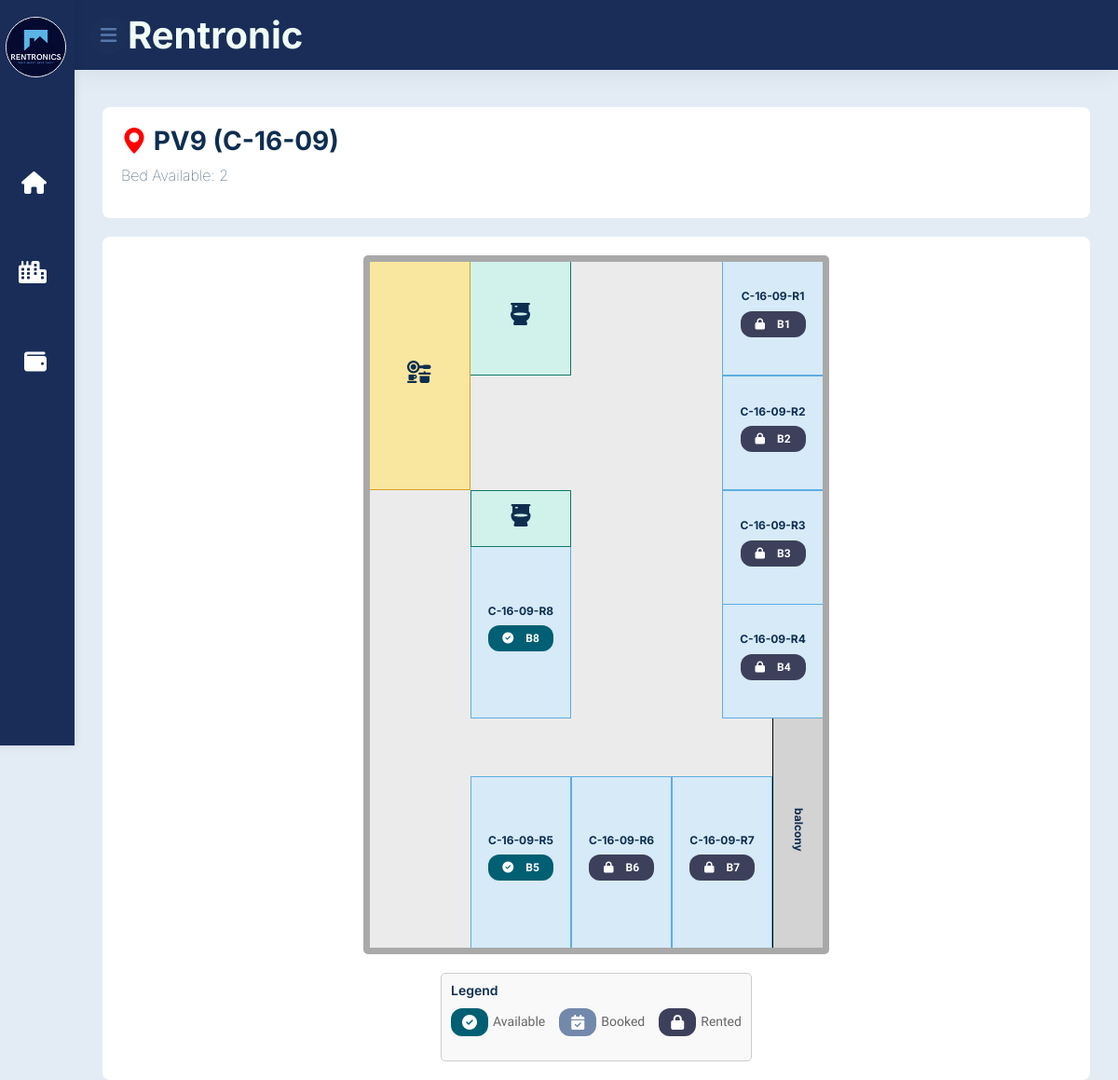
/module-property/floorplan/pv9-c-16-9.php?propertyID=1&unitID=U1002 (signed in), run on the app's committed database.
### tables this page shows
CREATE TABLE `property` (
  `PropertyID` varchar(6) NOT NULL,
  `PropertyName` varchar(255) NOT NULL,
  `PropertyType` varchar(255) NOT NULL,
  `Location` varchar(255) NOT NULL,
  `Maps` varchar(255) DEFAULT NULL,
  `PropertyStatus` varchar(50) DEFAULT 'Active',
  `CreatedAt` datetime DEFAULT CURRENT_TIMESTAMP,
  `UpdatedAt` datetime DEFAULT CURRENT_TIMESTAMP ON UPDATE CURRENT_TIMESTAMP,
  `AgentID` varchar(6) DEFAULT NULL
);

CREATE TABLE `unit` (
  `UnitID` varchar(6) NOT NULL,
  `PropertyID` varchar(6) NOT NULL,
  `UnitNo` varchar(255) NOT NULL,
  `FloorPlan` varchar(255) DEFAULT NULL,
  `Investor` varchar(255) DEFAULT NULL,
  `UnitType` varchar(50) DEFAULT NULL,
  `OccupancyStatus` varchar(50) DEFAULT 'Available',
  `CreatedAt` datetime DEFAULT CURRENT_TIMESTAMP,
  `UpdatedAt` datetime DEFAULT CURRENT_TIMESTAMP ON UPDATE CURRENT_TIMESTAMP
);

CREATE TABLE `room` (
  `RoomID` varchar(6) NOT NULL,
  `UnitID` varchar(6) NOT NULL,
  `RoomNo` varchar(255) NOT NULL,
  `RoomRentAmount` decimal(10,2) NOT NULL,
  `Katil` int(11) DEFAULT NULL,
  `RoomStatus` varchar(50) NOT NULL,
  `CreatedAt` datetime DEFAULT CURRENT_TIMESTAMP,
  `UpdatedAt` datetime DEFAULT CURRENT_TIMESTAMP ON UPDATE CURRENT_TIMESTAMP,
  `AgentID` varchar(6) DEFAULT NULL,
  `BaseRentAmount` decimal(10,2) DEFAULT NULL
);

CREATE TABLE `bed` (
  `BedID` varchar(6) NOT NULL,
  `RoomID` varchar(6) NOT NULL,
  `UnitID` varchar(6) NOT NULL,
  `BedNo` varchar(255) NOT NULL,
  `BaseRentAmount` decimal(10,2) NOT NULL,
  `BedStatus` varchar(50) NOT NULL,
  `CreatedAt` datetime DEFAULT CURRENT_TIMESTAMP,
  `UpdatedAt` datetime DEFAULT CURRENT_TIMESTAMP ON UPDATE CURRENT_TIMESTAMP,
  `AgentID` varchar(6) DEFAULT NULL,
  `BedRentAmount` decimal(10,2) NOT NULL DEFAULT '0.00'
);

### module-property/floorplan/floorplan.php (called while the page is built, shortened)
<?php
require_once __DIR__ . '/../../module-auth/dbconnection.php';
$propertyID = isset($_GET['propertyID']) ? $_GET['propertyID'] : null;
$propertyName = '';
if ($propertyID) {
    $stmt_property = $conn->prepare("SELECT PropertyName FROM Property WHERE PropertyID = ?");
    $stmt_property->bind_param("s", $propertyID);
    $stmt_property->execute();
    $stmt_property->bind_result($propertyName);
}
$unitID = isset($_GET['unitID']) ? $_GET['unitID'] : null;
$unitNo = '';
if ($unitID) {
    $stmt_unit = $conn->prepare("SELECT UnitNo FROM Unit WHERE UnitID = ?");
    $stmt_unit->bind_param("s", $unitID);
    $stmt_unit->execute();
    $stmt_unit->bind_result($unitNo);
}
$rooms = [];
$result = $conn->query("SELECT RoomID, UnitID, RoomNo FROM Room WHERE UnitID = '$unitID'");
while ($row = $result->fetch_assoc()) {
    $rooms[$row['UnitID']][] = $row;
}
$beds = [];
$result = $conn->query("SELECT BedID, RoomID, BedNo, BedStatus FROM Bed WHERE RoomID IN (SELECT RoomID FROM Room WHERE UnitID = '$unitID')");
while ($row = $result->fetch_assoc()) {
    $beds[$row['RoomID']][] = $row;
}
function countAvailableBeds($unitID, $rooms, $beds) {
    $availableBeds = 0;
    if (isset($rooms[$unitID])) {
        foreach ($rooms[$unitID] as $room) {
            $roomID = $room['RoomID'];
            if (isset($beds[$roomID])) {
                foreach ($beds[$roomID] as $bed) {
                    if ($bed['BedStatus'] === 'Available' || $bed['BedStatus'] === 'Vacant' || $bed['BedStatus'] === '' || is_null($bed['BedStatus'])) {
                        $availableBeds++;
                    }
                }
            }
        }
    }
    return $availableBeds;
}
$availableBedsCount = countAvailableBeds($unitID, $rooms, $beds);
?>

### module-property/floorplan/pv9-c-16-9.php (the view, shortened to what this page needs)
<?php
require_once 'floorplan.php';
?>
<!DOCTYPE html>
<html lang="en">
<head>
    <link rel="stylesheet" href="https://cdnjs.cloudflare.com/ajax/libs/font-awesome/6.5.1/css/all.min.css">
    <link href="https://cdn.jsdelivr.net/npm/bootstrap-icons@1.4.1/font/bootstrap-icons.css" rel="stylesheet">
    <link rel="stylesheet" href="assets/css/feathericon.min.css">
    <link href="lib/animate/animate.min.css" rel="stylesheet">
    <link href="lib/owlcarousel/assets/owl.carousel.min.css" rel="stylesheet">
    <link href="lib/magnific-popup/dist/magnific-popup.css" rel="stylesheet">
    <link href="../../css/dashboardagent.css" rel="stylesheet">
    <link href="../../css/navbar.css" rel="stylesheet">
    <link href="css/pv9-c-16-9.css" rel="stylesheet">
    <link href="../../css/bootstrap.min.css" rel="stylesheet">
</head>
<body>
    <div class="container-fluid p-0">
        <?php include('../../nav_sidebar.php'); ?>
        <div class="page-wrapper">
            <div class="content container-fluid">
                <div class="page-header">
                    <div class="row">
                        <div class="col-sm-12">
                            <h3 class="page-title">
                                <i class="bi bi-geo-alt-fill location-icon"></i>
                                <?php echo $propertyName; ?> (<?php echo $unitNo; ?>)
                                <br>
                                <p class="bed-available">
                                Bed Available: <?php echo $availableBedsCount; ?>
                                </p>
                            </h3>
                        </div>
                    </div>
                </div>
                <div class="plan-container">
                    <div class="floorplan">
                        <?php
                        $unitID = isset($_GET['unitID']) ? $_GET['unitID'] : null;
                        if ($unitID) {
                            $roomResult = $conn->query("SELECT RoomID, RoomNo FROM Room WHERE UnitID = '$unitID'");
                            if ($roomResult->num_rows > 0) {
                                $roomCounter = 1;
                                while ($room = $roomResult->fetch_assoc()) {
                                    $roomID = $room['RoomID'];
                                    $roomNo = $room['RoomNo'];
                                    echo "<div class='room room-r{$roomCounter}'>";
                                    echo "<h1 class='label'>{$roomNo}</h1>";
                                    echo "<ul class='bed-container'>";
                                    if (isset($beds[$roomID])) {
                                        $beds[$roomID] = array_reverse($beds[$roomID]);
                                        foreach ($beds[$roomID] as $bed) {
                                            preg_match('/B(\d+)/', $bed['BedNo'], $matches);
                                            $bedLabel = $matches[0];
                                            if ($bed['BedStatus'] == 'Rented') {
                                                $buttonClass = 'rented';
                                                $icon = '<i class="bt fas fa-lock"></i>';
                                            } elseif ($bed['BedStatus'] == 'Booked') {
                                                $buttonClass = 'booked';
                                                $icon = '<i class="bt fas fa-calendar-check"></i>';
                                            } else {
                                                $buttonClass = 'available';
                                                $icon = '<i class="bt fas fa-check-circle"></i>';
                                            }
                                            $bedDetailsUrl = ($bed['BedStatus'] == 'Rented' || $bed['BedStatus'] == 'Booked')
                                                ? "../tenant/tenant-details.php?bedID=" . $bed['BedID']
                                                : "../tenant/bookingform.php?bedID=" . $bed['BedID'];
                                            echo "  <li class='bed'>
                                                        <a href='{$bedDetailsUrl}'>
                                                            <button class='bed-button {$buttonClass}'>{$icon} {$bedLabel}</button>
                                                        </a>
                                                    </li>";
                                        }
                                    } else {
                                        echo "";
                                    }
                                    echo "</ul>";
                                    echo "</div>";
                                    $roomCounter++;
                                }
                            } else {
                                echo "<p>No rooms found for this unit.</p>";
                            }
                        } else {
                            echo "<p>Invalid UnitID.</p>";
                        }
                        ?>
                        <div class="balcony">
                        <h1 class="label">balcony</h1>
                        </div>
                        <div class="toilet toilet-1">
                            <h1 class="label"><i style='font-size:24px' class='not fas'>&#xf7d8;</i></h1>
                        </div>
                        <div class="toilet toilet-2">
                            <h1 class="label"><i style='font-size:24px' class='not fas'>&#xf7d8;</i></h1>
                        </div>
                        <div class="kitchen">
                            <h1 class="label"><i style='font-size:24px' class="not fas fa-solid fa-kitchen-set"></i></h1>
                        </div>
                    </div>
                    <div class="legend">
                        <h4>Legend</h4>
                        <ul class="legend-list">
                            <li>
                                <button class="bed-button available">
                                    <i class="le fas fa-check-circle"></i>
                                </button>
                                Available
                            </li>
                            <li>
                                <button class="bed-button booked">
                                    <i class="le fas fa-calendar-check"></i>
                                </button>
                                Booked
                            </li>
                            <li>
                                <button class="bed-button rented">
                                    <i class="le fas fa-lock"></i>
                                </button>
                                Rented
                            </li>
                        </ul>
                    </div>
                </div>
            </div>
        </div>
    </div>
</body>
</html>

### css/dashboardagent.css (style rules this page uses)
:root { --font-primary: "Roboto", sans-serif; --font-secondary: "Merriweather", serif; --color-primary: #1c2f59; --color-secondary: #6c757d; --color-success: #28a745; --color-danger: #dc3545; --color-warning: #ffc107; --color-info: #17a2b8; --color-light: #f8f9fa; --color-dark: #343a40; --color-btn: #5678aa ; --confirm: #28a745; --cancel: #dc3545; }
body { background-color: #e3ecf5; margin: 0 !important; padding: 0 !important; font-family: var(--font-primary); color: var(--color-dark); }
a { text-decoration: none; }
body { font-family: var(--font-primary); }
.page-wrapper { margin-left: 80px; padding-top: 10px; position: relative; transition: all 0.4s ease; }
.page-wrapper > .content { padding: 1.875rem 1.875rem 0; }
.row { padding-bottom: 0; }

### css/navbar.css (style rules this page uses)
:root { --font-primary: "Roboto", sans-serif; --font-secondary: "Merriweather", serif; --color-primary: #1c2f59; --color-secondary: #6c757d; --color-success: #28a745; --color-danger: #dc3545; --color-warning: #ffc107; --color-info: #17a2b8; --color-light: #f8f9fa; --color-dark: #343a40; --color-btn: #5678aa ; --confirm: #28a745; --cancel: #dc3545; }
a { text-decoration: none; }
li { list-style: none; }
.fas { font-size: 24px; display: inline-block; }
button { padding: 12px; background-color: var(--color-primary); color: #fff; border: none; border-radius: 4px; cursor: pointer; }

### module-property/floorplan/pv9-c-16-9.php (style rules this page uses)
body { background-color: #e3ecf5; font-family: 'Heebo', sans-serif; }

### data on the page
property: PropertyName "PV9"
unit: UnitNo "C-16-09"
room: RoomNo "C-16-09-R1"
bed: BedStatus "Rented" (drawn), bedLabel "B1"
room: RoomNo "C-16-09-R2"
bed: BedStatus "Rented" (drawn), bedLabel "B2"
room: RoomNo "C-16-09-R3"
bed: BedStatus "Rented" (drawn), bedLabel "B3"
room: RoomNo "C-16-09-R4"
bed: BedStatus "Rented" (drawn), bedLabel "B4"
room: RoomNo "C-16-09-R5"
bed: BedStatus "Available" (drawn), bedLabel "B5"
room: RoomNo "C-16-09-R6"
bed: BedStatus "Rented" (drawn), bedLabel "B6"
room: RoomNo "C-16-09-R7"
bed: BedStatus "Rented" (drawn), bedLabel "B7"
room: RoomNo "C-16-09-R8"
bed: BedStatus "Available" (drawn), bedLabel "B8"

### other printed values
$availableBedsCount "2"
